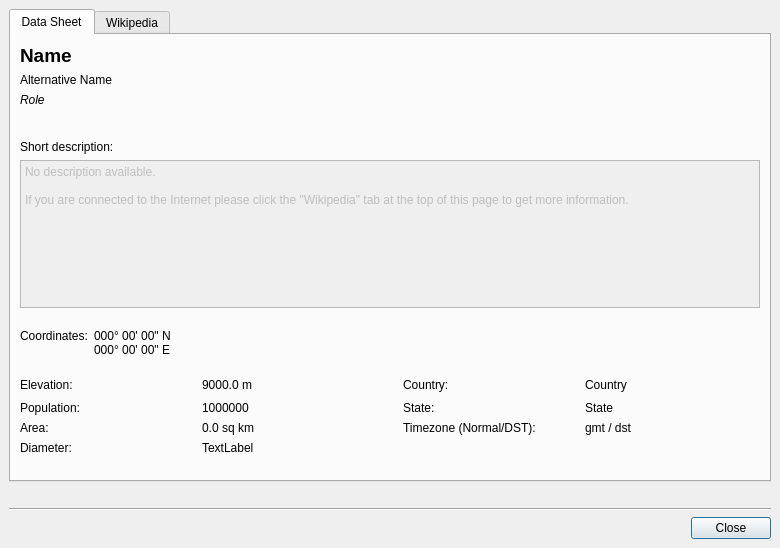
<?xml version="1.0" encoding="UTF-8"?>
<ui version="4.0">
 <class>PlacemarkInfoDialog</class>
 <widget class="QDialog" name="PlacemarkInfoDialog">
  <property name="geometry">
   <rect>
    <x>0</x>
    <y>0</y>
    <width>780</width>
    <height>548</height>
   </rect>
  </property>
  <property name="windowTitle">
   <string>Marble Infocenter</string>
  </property>
  <layout class="QVBoxLayout">
   <property name="spacing">
    <number>6</number>
   </property>
   <property name="margin">
    <number>9</number>
   </property>
   <item>
    <widget class="QTabWidget" name="m_pTabWidget">
     <property name="currentIndex">
      <number>0</number>
     </property>
     <widget class="QWidget" name="tab">
      <attribute name="title">
       <string>Data Sheet</string>
      </attribute>
      <layout class="QVBoxLayout" name="verticalLayout">
       <item>
        <layout class="QGridLayout">
         <property name="margin">
          <number>0</number>
         </property>
         <property name="spacing">
          <number>6</number>
         </property>
         <item row="0" column="0">
          <widget class="QLabel" name="name_val_lbl">
           <property name="toolTip">
            <string>Name of the location</string>
           </property>
           <property name="whatsThis">
            <string>Name of the location</string>
           </property>
           <property name="text">
            <string>&lt;html&gt;&lt;head&gt;&lt;meta name=&quot;qrichtext&quot; content=&quot;1&quot; /&gt;&lt;style type=&quot;text/css&quot;&gt;
p, li { white-space: pre-wrap; }
&lt;/style&gt;&lt;/head&gt;&lt;body style=&quot; font-family:'Sans Serif'; font-size:9pt; font-weight:400; font-style:normal; text-decoration:none;&quot;&gt;
&lt;p style=&quot; margin-top:0px; margin-bottom:0px; margin-left:0px; margin-right:0px; -qt-block-indent:0; text-indent:0px;&quot;&gt;&lt;span style=&quot; font-size:14pt; font-weight:600;&quot;&gt;Name&lt;/span&gt;&lt;/p&gt;&lt;/body&gt;&lt;/html&gt;</string>
           </property>
           <property name="textInteractionFlags">
            <set>Qt::TextSelectableByMouse</set>
           </property>
          </widget>
         </item>
         <item row="3" column="0">
          <spacer>
           <property name="orientation">
            <enum>Qt::Vertical</enum>
           </property>
           <property name="sizeHint" stdset="0">
            <size>
             <width>20</width>
             <height>16</height>
            </size>
           </property>
          </spacer>
         </item>
         <item row="0" column="1" rowspan="4">
          <widget class="QLabel" name="flag_val_lbl">
           <property name="sizePolicy">
            <sizepolicy hsizetype="Fixed" vsizetype="Fixed">
             <horstretch>0</horstretch>
             <verstretch>0</verstretch>
            </sizepolicy>
           </property>
           <property name="minimumSize">
            <size>
             <width>120</width>
             <height>90</height>
            </size>
           </property>
           <property name="text">
            <string/>
           </property>
          </widget>
         </item>
         <item row="2" column="0">
          <widget class="QLabel" name="role_val_lbl">
           <property name="toolTip">
            <string>Role</string>
           </property>
           <property name="whatsThis">
            <string>Role of the location.</string>
           </property>
           <property name="text">
            <string>&lt;html&gt;&lt;head&gt;&lt;meta name=&quot;qrichtext&quot; content=&quot;1&quot; /&gt;&lt;style type=&quot;text/css&quot;&gt;
p, li { white-space: pre-wrap; }
&lt;/style&gt;&lt;/head&gt;&lt;body style=&quot; font-family:'Sans Serif'; font-size:9pt; font-weight:400; font-style:normal; text-decoration:none;&quot;&gt;
&lt;p style=&quot; margin-top:0px; margin-bottom:0px; margin-left:0px; margin-right:0px; -qt-block-indent:0; text-indent:0px;&quot;&gt;&lt;span style=&quot; font-style:italic;&quot;&gt;Role&lt;/span&gt;&lt;/p&gt;&lt;/body&gt;&lt;/html&gt;</string>
           </property>
           <property name="textInteractionFlags">
            <set>Qt::TextSelectableByMouse</set>
           </property>
          </widget>
         </item>
         <item row="1" column="0">
          <widget class="QLabel" name="altername_val_lbl">
           <property name="toolTip">
            <string>Alternative name</string>
           </property>
           <property name="whatsThis">
            <string>Alternative name of the location.</string>
           </property>
           <property name="text">
            <string>Alternative Name</string>
           </property>
           <property name="textInteractionFlags">
            <set>Qt::TextSelectableByMouse</set>
           </property>
          </widget>
         </item>
        </layout>
       </item>
       <item>
        <widget class="QLabel" name="description_lbl">
         <property name="text">
          <string>Short description:</string>
         </property>
         <property name="buddy">
          <cstring>description_val_browser</cstring>
         </property>
        </widget>
       </item>
       <item>
        <widget class="QTextBrowser" name="description_val_browser">
         <property name="enabled">
          <bool>false</bool>
         </property>
         <property name="toolTip">
          <string>Description</string>
         </property>
         <property name="whatsThis">
          <string>Description field</string>
         </property>
         <property name="html">
          <string>&lt;!DOCTYPE HTML PUBLIC &quot;-//W3C//DTD HTML 4.0//EN&quot; &quot;http://www.w3.org/TR/REC-html40/strict.dtd&quot;&gt;
&lt;html&gt;&lt;head&gt;&lt;meta name=&quot;qrichtext&quot; content=&quot;1&quot; /&gt;&lt;style type=&quot;text/css&quot;&gt;
p, li { white-space: pre-wrap; }
&lt;/style&gt;&lt;/head&gt;&lt;body style=&quot; font-family:'Sans Serif'; font-size:9pt; font-weight:400; font-style:normal;&quot;&gt;
&lt;p style=&quot; margin-top:0px; margin-bottom:0px; margin-left:0px; margin-right:0px; -qt-block-indent:0; text-indent:0px;&quot;&gt;No description available.&lt;/p&gt;
&lt;p style=&quot;-qt-paragraph-type:empty; margin-top:0px; margin-bottom:0px; margin-left:0px; margin-right:0px; -qt-block-indent:0; text-indent:0px;&quot;&gt;&lt;/p&gt;
&lt;p style=&quot; margin-top:0px; margin-bottom:0px; margin-left:0px; margin-right:0px; -qt-block-indent:0; text-indent:0px;&quot;&gt;If you are connected to the Internet please click the &amp;quot;Wikipedia&amp;quot; tab at the top of this page to get more information.&lt;/p&gt;&lt;/body&gt;&lt;/html&gt;</string>
         </property>
        </widget>
       </item>
       <item>
        <spacer name="verticalSpacer">
         <property name="orientation">
          <enum>Qt::Vertical</enum>
         </property>
         <property name="sizeType">
          <enum>QSizePolicy::Fixed</enum>
         </property>
         <property name="sizeHint" stdset="0">
          <size>
           <width>15</width>
           <height>15</height>
          </size>
         </property>
        </spacer>
       </item>
       <item>
        <layout class="QHBoxLayout" name="horizontalLayout">
         <item>
          <widget class="QLabel" name="coordinates_lbl">
           <property name="text">
            <string>Coordinates:</string>
           </property>
           <property name="alignment">
            <set>Qt::AlignLeading|Qt::AlignLeft|Qt::AlignTop</set>
           </property>
           <property name="textInteractionFlags">
            <set>Qt::TextSelectableByMouse</set>
           </property>
          </widget>
         </item>
         <item>
          <widget class="QLabel" name="coordinates_val_lbl">
           <property name="text">
            <string>000° 00' 00&quot; N
000° 00' 00&quot; E </string>
           </property>
           <property name="alignment">
            <set>Qt::AlignLeading|Qt::AlignLeft|Qt::AlignTop</set>
           </property>
           <property name="textInteractionFlags">
            <set>Qt::TextSelectableByMouse</set>
           </property>
          </widget>
         </item>
         <item>
          <spacer name="horizontalSpacer_2">
           <property name="orientation">
            <enum>Qt::Horizontal</enum>
           </property>
           <property name="sizeHint" stdset="0">
            <size>
             <width>15</width>
             <height>15</height>
            </size>
           </property>
          </spacer>
         </item>
        </layout>
       </item>
       <item>
        <spacer name="verticalSpacer_2">
         <property name="orientation">
          <enum>Qt::Vertical</enum>
         </property>
         <property name="sizeType">
          <enum>QSizePolicy::Fixed</enum>
         </property>
         <property name="sizeHint" stdset="0">
          <size>
           <width>15</width>
           <height>15</height>
          </size>
         </property>
        </spacer>
       </item>
       <item>
        <layout class="QGridLayout">
         <item row="0" column="0">
          <widget class="QLabel" name="elevation_lbl">
           <property name="text">
            <string>Elevation:</string>
           </property>
           <property name="alignment">
            <set>Qt::AlignLeading|Qt::AlignLeft|Qt::AlignTop</set>
           </property>
           <property name="textInteractionFlags">
            <set>Qt::TextSelectableByMouse</set>
           </property>
          </widget>
         </item>
         <item row="0" column="1">
          <widget class="QLabel" name="elevation_val_lbl">
           <property name="text">
            <string>9000.0 m</string>
           </property>
           <property name="alignment">
            <set>Qt::AlignLeading|Qt::AlignLeft|Qt::AlignTop</set>
           </property>
           <property name="textInteractionFlags">
            <set>Qt::TextSelectableByMouse</set>
           </property>
          </widget>
         </item>
         <item row="0" column="2">
          <spacer name="horizontalSpacer">
           <property name="orientation">
            <enum>Qt::Horizontal</enum>
           </property>
           <property name="sizeType">
            <enum>QSizePolicy::Fixed</enum>
           </property>
           <property name="sizeHint" stdset="0">
            <size>
             <width>20</width>
             <height>17</height>
            </size>
           </property>
          </spacer>
         </item>
         <item row="0" column="3">
          <widget class="QLabel" name="country_lbl">
           <property name="text">
            <string>Country:</string>
           </property>
           <property name="alignment">
            <set>Qt::AlignLeading|Qt::AlignLeft|Qt::AlignTop</set>
           </property>
           <property name="textInteractionFlags">
            <set>Qt::TextSelectableByMouse</set>
           </property>
          </widget>
         </item>
         <item row="0" column="4">
          <widget class="QLabel" name="country_val_lbl">
           <property name="text">
            <string>Country</string>
           </property>
           <property name="alignment">
            <set>Qt::AlignLeading|Qt::AlignLeft|Qt::AlignTop</set>
           </property>
           <property name="textInteractionFlags">
            <set>Qt::TextSelectableByMouse</set>
           </property>
          </widget>
         </item>
         <item row="1" column="0">
          <widget class="QLabel" name="population_lbl">
           <property name="text">
            <string>Population:</string>
           </property>
           <property name="alignment">
            <set>Qt::AlignLeading|Qt::AlignLeft|Qt::AlignTop</set>
           </property>
           <property name="textInteractionFlags">
            <set>Qt::TextSelectableByMouse</set>
           </property>
          </widget>
         </item>
         <item row="1" column="1">
          <widget class="QLabel" name="population_val_lbl">
           <property name="text">
            <string>1000000</string>
           </property>
           <property name="alignment">
            <set>Qt::AlignLeading|Qt::AlignLeft|Qt::AlignTop</set>
           </property>
           <property name="textInteractionFlags">
            <set>Qt::TextSelectableByMouse</set>
           </property>
          </widget>
         </item>
         <item row="2" column="0">
          <widget class="QLabel" name="area_lbl">
           <property name="text">
            <string>Area:</string>
           </property>
           <property name="alignment">
            <set>Qt::AlignLeading|Qt::AlignLeft|Qt::AlignTop</set>
           </property>
           <property name="textInteractionFlags">
            <set>Qt::TextSelectableByMouse</set>
           </property>
          </widget>
         </item>
         <item row="2" column="1">
          <widget class="QLabel" name="area_val_lbl">
           <property name="text">
            <string>0.0 sq km</string>
           </property>
           <property name="alignment">
            <set>Qt::AlignLeading|Qt::AlignLeft|Qt::AlignTop</set>
           </property>
           <property name="textInteractionFlags">
            <set>Qt::TextSelectableByMouse</set>
           </property>
          </widget>
         </item>
         <item row="3" column="0">
          <widget class="QLabel" name="diameter_lbl">
           <property name="text">
            <string>Diameter:</string>
           </property>
           <property name="alignment">
            <set>Qt::AlignLeading|Qt::AlignLeft|Qt::AlignTop</set>
           </property>
           <property name="textInteractionFlags">
            <set>Qt::TextSelectableByMouse</set>
           </property>
          </widget>
         </item>
         <item row="3" column="1">
          <widget class="QLabel" name="diameter_val_lbl">
           <property name="text">
            <string comment="KDE::DoNotExtract">TextLabel</string>
           </property>
           <property name="alignment">
            <set>Qt::AlignLeading|Qt::AlignLeft|Qt::AlignTop</set>
           </property>
           <property name="textInteractionFlags">
            <set>Qt::TextSelectableByMouse</set>
           </property>
          </widget>
         </item>
         <item row="2" column="3">
          <widget class="QLabel" name="gmtdst_lbl">
           <property name="text">
            <string>Timezone (Normal/DST):</string>
           </property>
          </widget>
         </item>
         <item row="2" column="4">
          <widget class="QLabel" name="gmtdst_val_lbl">
           <property name="text">
            <string>gmt / dst</string>
           </property>
          </widget>
         </item>
         <item row="1" column="3">
          <widget class="QLabel" name="state_lbl">
           <property name="text">
            <string>State:</string>
           </property>
          </widget>
         </item>
         <item row="1" column="4">
          <widget class="QLabel" name="state_val_lbl">
           <property name="text">
            <string>State</string>
           </property>
          </widget>
         </item>
        </layout>
       </item>
       <item>
        <spacer>
         <property name="orientation">
          <enum>Qt::Vertical</enum>
         </property>
         <property name="sizeType">
          <enum>QSizePolicy::MinimumExpanding</enum>
         </property>
         <property name="sizeHint" stdset="0">
          <size>
           <width>330</width>
           <height>16</height>
          </size>
         </property>
        </spacer>
       </item>
      </layout>
     </widget>
     <widget class="QWidget" name="tab_2">
      <attribute name="icon">
       <iconset resource="../marble.qrc">
        <normaloff>:/icons/wikipedia.png</normaloff>:/icons/wikipedia.png</iconset>
      </attribute>
      <attribute name="title">
       <string>Wikipedia</string>
      </attribute>
      <layout class="QVBoxLayout">
       <property name="spacing">
        <number>6</number>
       </property>
       <property name="margin">
        <number>9</number>
       </property>
       <item>
        <layout class="QHBoxLayout">
         <property name="spacing">
          <number>6</number>
         </property>
         <property name="margin">
          <number>0</number>
         </property>
         <item>
          <widget class="QToolButton" name="m_pBackButton">
           <property name="enabled">
            <bool>true</bool>
           </property>
           <property name="toolTip">
            <string>Back</string>
           </property>
           <property name="whatsThis">
            <string>Move backwards one step in the browsing history.</string>
           </property>
           <property name="text">
            <string>Back</string>
           </property>
           <property name="icon">
            <iconset>
             <normaloff>../../../../../../../../.designer/backup</normaloff>../../../../../../../../.designer/backup</iconset>
           </property>
           <property name="toolButtonStyle">
            <enum>Qt::ToolButtonTextBesideIcon</enum>
           </property>
          </widget>
         </item>
         <item>
          <widget class="QToolButton" name="m_pPrintButton">
           <property name="text">
            <string>Print Page</string>
           </property>
           <property name="icon">
            <iconset resource="../marble.qrc">
             <normaloff>:/icons/document-print.png</normaloff>:/icons/document-print.png</iconset>
           </property>
           <property name="toolButtonStyle">
            <enum>Qt::ToolButtonTextBesideIcon</enum>
           </property>
          </widget>
         </item>
         <item>
          <spacer>
           <property name="orientation">
            <enum>Qt::Horizontal</enum>
           </property>
           <property name="sizeHint" stdset="0">
            <size>
             <width>281</width>
             <height>31</height>
            </size>
           </property>
          </spacer>
         </item>
        </layout>
       </item>
       <item>
        <widget class="TinyWebBrowser" name="m_pWikipediaBrowser" native="true">
         <property name="sizePolicy">
          <sizepolicy hsizetype="Preferred" vsizetype="Expanding">
           <horstretch>0</horstretch>
           <verstretch>0</verstretch>
          </sizepolicy>
         </property>
        </widget>
       </item>
      </layout>
     </widget>
    </widget>
   </item>
   <item>
    <widget class="QLabel" name="m_pStatusLabel">
     <property name="text">
      <string/>
     </property>
    </widget>
   </item>
   <item>
    <widget class="Line" name="m_pLine">
     <property name="orientation">
      <enum>Qt::Horizontal</enum>
     </property>
    </widget>
   </item>
   <item>
    <widget class="QDialogButtonBox" name="m_pButtonBox">
     <property name="orientation">
      <enum>Qt::Horizontal</enum>
     </property>
     <property name="standardButtons">
      <set>QDialogButtonBox::Close</set>
     </property>
    </widget>
   </item>
  </layout>
 </widget>
 <customwidgets>
  <customwidget>
   <class>TinyWebBrowser</class>
   <extends>QWidget</extends>
   <header>TinyWebBrowser.h</header>
   <container>1</container>
  </customwidget>
 </customwidgets>
 <resources>
  <include location="../marble.qrc"/>
 </resources>
 <connections>
  <connection>
   <sender>m_pButtonBox</sender>
   <signal>clicked(QAbstractButton*)</signal>
   <receiver>PlacemarkInfoDialog</receiver>
   <slot>accept()</slot>
   <hints>
    <hint type="sourcelabel">
     <x>694</x>
     <y>558</y>
    </hint>
    <hint type="destinationlabel">
     <x>779</x>
     <y>540</y>
    </hint>
   </hints>
  </connection>
 </connections>
</ui>
